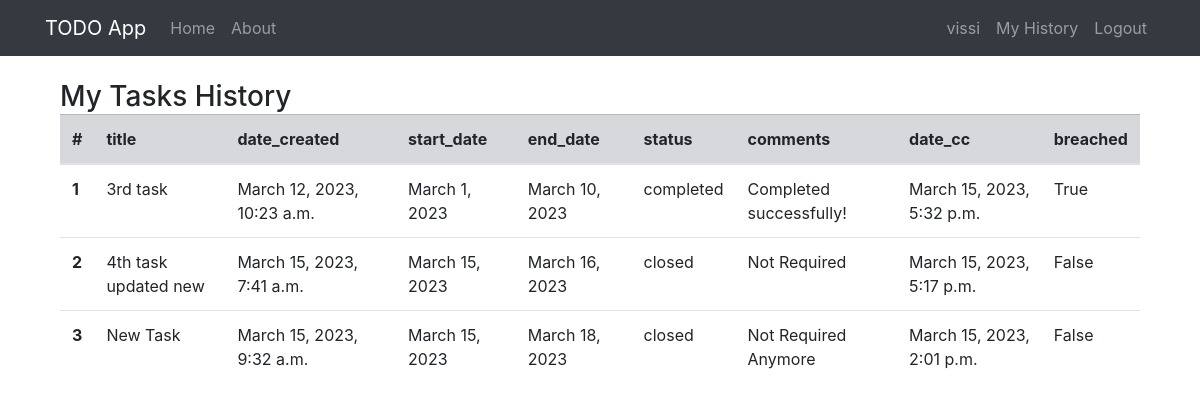
The page /myhistory (signed in) on the database its author committed.
### task/models.py (models this page shows, shortened)
class Task(models.Model):
    status_choices = (
        ("ongoing", "ONGOING"),
        ("completed", "COMPLETED"),
        ("closed", "CLOSED"),
    )
    title = models.CharField(max_length=100)
    date_created = models.DateTimeField(default=timezone.now)
    start_date = models.DateField(default=date.today)
    end_date = models.DateField()
    status = models.CharField(max_length=10, choices=status_choices, default="ongoing")
    comments = models.TextField(blank=True)
    date_cc = models.DateTimeField(auto_now=True)
    creator = models.ForeignKey(User, on_delete=models.CASCADE)

### task/views.py (the view)
# urls.py: path('myhistory', views.task_history, name='history'),
@login_required
def task_history(request):
    data_list = []
    col_names = ('title', 'date_created', 'start_date', 'end_date', 'status', 'comments', 'date_cc')
    for row in Task.objects.exclude(status='ongoing').filter(creator=request.user).order_by('start_date').values_list(*col_names):
        data_dict = {}
        for i in range(0, len(col_names)):
            data_dict[col_names[i]] = row[i]
        data_dict['breached'] = row[-1].date() > row[3]
        data_list+=[data_dict]
    return render(request, 'task/history.html', {'tasks':data_list})

### task/templates/task/history.html
{% extends "task/base.html" %}
{% block content %}
<br>
<div class="container"><h3 style="display: inline;">My Tasks History</h3>
</div>
<div class="container">
  <table class="table table-hover">
    <thead>
        <tr class="table-secondary">
          <th scope="col">#</th>
          {%  for col_name in tasks.0 %}
              <th scope="col">{{ col_name }}</th>
          {% endfor %}
        </tr>
      </thead>
      <tbody>
        {% for row in tasks %}
          <tr class="">
            <th scope="row">{{forloop.counter}}</th>
              <td>{{ row.title }}</td>
              <td>{{ row.date_created }}</td>
              <td>{{ row.start_date }}</td>
              <td>{{ row.end_date }}</td>
              <td>{{ row.status }}</td>
              <td>{{ row.comments }}</td>
              <td>{{ row.date_cc }}</td>
              <td>{{ row.breached }}</td>
        {% endfor %}
      </tbody>
    </table>
</div>
{% endblock content %}

### task/templates/task/base.html (shortened to what this page needs)
{% load static %}
<!DOCTYPE html>
<html>
<head>
    <link rel="stylesheet" href="https://cdn.jsdelivr.net/npm/bootstrap@4.3.1/dist/css/bootstrap.min.css">
    <link rel="stylesheet" type="text/css" href="{% static 'task/main.css' %}">
</head>
<body>
    <header class="site-header">
        <nav class="navbar navbar-expand-lg navbar-dark bg-dark">
            <div class="container">
                <a class="navbar-brand" href="#">TODO App</a>
                <div class="collapse navbar-collapse" id="navbarSupportedContent">
                  <ul class="navbar-nav mr-auto">
                    <li class="nav-item">
                      <a class="nav-item nav-link" href="{% url 'home' %}">Home</a>
                    </li>
                    <li class="nav-item">
                      <a class="nav-item nav-link" href="{% url 'about' %}">About</a>
                    </li>
                  </ul>
                    <div class="navbar-nav">
                      {% if user.is_authenticated %}
                      <a class="nav-item nav-link" href="">{{user.username}}</a>
                      <a class="nav-item nav-link" href="{% url 'history' %}">My History</a>
                      <a class="nav-item nav-link" href="{% url 'logout' %}">Logout</a>
                        {% else %}
                      <a class="nav-item nav-link" href="{% url 'login' %}">Login</a>
                      <a class="nav-item nav-link" href="{% url 'register' %}">Register</a>
                    {% endif %}
                    </div>
                </div>
            </div>
        </nav>
    </header>
    <main role="main" class="container">
      <div class="row justify-content-center">
        <div class="col">
          {% block content %}{% endblock %}
        </div>
      </div>
    </main>
</body>
</html>

### task/static/task/main.css (style rules this page uses)
* { margin: 0px; padding: 0px; }

### rows shown on the page
Task: title "3rd task", date_created "March 12, 2023, 10:23 a.m.", start_date "March 1, 2023", end_date "March 10, 2023", status "completed", comments "Completed successfully!", date_cc "March 15, 2023, 5:32 p.m.", breached "True"
Task: title "4th task updated new", date_created "March 15, 2023, 7:41 a.m.", start_date "March 15, 2023", end_date "March 16, 2023", status "closed", comments "Not Required", date_cc "March 15, 2023, 5:17 p.m.", breached "False"
Task: title "New Task", date_created "March 15, 2023, 9:32 a.m.", start_date "March 15, 2023", end_date "March 18, 2023", status "closed", comments "Not Required Anymore", date_cc "March 15, 2023, 2:01 p.m.", breached "False"

### other values the page prints
{{ user.username }} "vissi"
{{ col_name }} "title" "date_created" "start_date" "end_date" "status" "comments" "date_cc" "breached"
